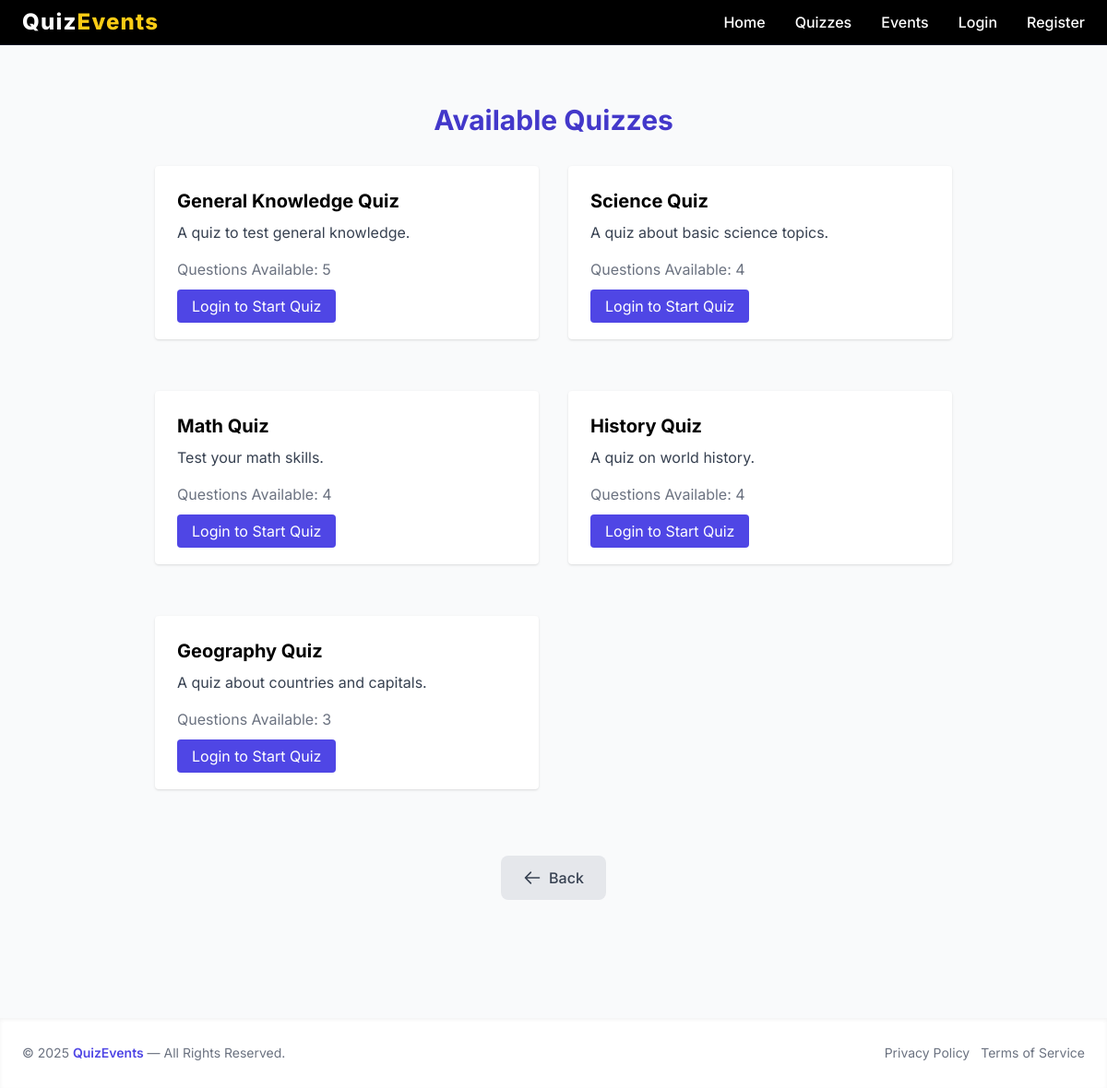
Page /quiz_list/ on the committed database.
### quiz/models.py (models this page shows, shortened)
class Quiz(models.Model):
    id = models.AutoField(primary_key=True)
    title = models.CharField(max_length=255)
    description = models.TextField(blank=True, null=True)
    created_at = models.DateTimeField(auto_now_add=True)
    updated_at = models.DateTimeField(auto_now=True)

### quiz/views.py (the view)
# urls.py: path('quiz_list/', QuizList.as_view(), name='quiz_list'),
class QuizList(ListView, LoginRequiredMixin):
    model = Quiz
    template_name = 'quiz_list.html'
    context_object_name = 'quizzes'
    login_url = '/login/'
    def get_queryset(self):
        return Quiz.objects.annotate(num_questions=Count('questions')).filter(num_questions__gt=0)

### quiz/templates/quiz_list.html (shortened to what this page needs)
{% extends 'index.html' %}
{% block content %}
<div class="pt-28"></div>
<div class="max-w-4xl mx-auto px-4 pb-12">
    <h1 class="text-3xl font-bold mb-8 text-center text-indigo-700">Available Quizzes</h1>
    {% if quizzes %}
        <div class="grid gap-8 md:grid-cols-2">
           {% for quiz in quizzes %}
            <div class="bg-white shadow rounded p-6 mb-6">
                <h2 class="text-xl font-bold mb-2">{{ quiz.title }}</h2>
                <p class="text-gray-700 mb-4">{{ quiz.description }}</p>
                <p class="text-gray-500 mb-4">Questions Available: {{ quiz.num_questions }}</p>
                {% if user.is_authenticated %}
                    <a href="{% url 'quiz_detail' quiz.id %}" class="bg-indigo-600 text-white px-4 py-2 rounded">Start Quiz</a>
                {% else %}
                    <a href="{% url 'login' %}?next={% url 'quiz_detail' quiz.id %}" class="bg-indigo-600 text-white px-4 py-2 rounded">
                        Login to Start Quiz
                    </a>
                {% endif %}
            </div>
            {% endfor %}
        </div>
    {% else %}
        <div class="text-center py-16">
            <p class="text-gray-500">No quizzes available at the moment.</p>
        </div>
    {% endif %}
            <div class="mt-12 flex justify-center">
                <a href="/" class="inline-flex items-center gap-2 bg-gray-200 text-gray-700 px-6 py-3 rounded-lg hover:bg-gray-300 transition font-medium">
                    <svg class="w-5 h-5" fill="none" stroke="currentColor" viewBox="0 0 24 24">
                        <path stroke-linecap="round" stroke-linejoin="round" stroke-width="2" d="M10 19l-7-7m0 0l7-7m-7 7h18"></path>
                    </svg>
                    Back
                </a>
            </div>
</div>
{% endblock %}

### quiz/templates/index.html (shortened to what this page needs)
<!DOCTYPE html>
<html lang="en">
<head>
    <script src="https://cdn.tailwindcss.com"></script>
</head>
<body class="bg-gray-50 min-h-screen flex flex-col">
    <nav class="bg-black border-b border-gray-900 fixed w-full z-50">
        <div class="max-w-7xl mx-auto px-6 py-2 flex justify-between items-center">
            <a href="{% url 'home' %}" class="flex items-center space-x-2 select-none">
                <span class="text-2xl font-extrabold text-white tracking-wider">Quiz<span class="text-yellow-400">Events</span></span>
            </a>
            <div class="hidden md:flex gap-8 items-center text-base font-medium">
                <a href="{% url 'home' %}" class="text-white hover:text-yellow-400 transition">Home</a>
                <a href="{% url 'quiz_list' %}" class="text-white hover:text-yellow-400 transition">Quizzes</a>
                <a href="{% url 'events' %}" class="text-white hover:text-yellow-400 transition">Events</a>
                {% if user.is_authenticated %}
                <a href="{% url 'logout' %}" class="text-white hover:text-yellow-400 transition">Logout</a>
                {% else %}
                <a href="{% url 'login' %}" class="text-white hover:text-yellow-400 transition">Login</a>
                <a href="{% url 'register' %}" class="text-white hover:text-yellow-400 transition">Register</a>
                {% endif %}
            </div>
        </div>
    </nav>
    <main class="flex-1">
        {% block content %}{% endblock %}
    </main>
    <footer class="bg-white shadow-inner mt-20 text-sm">
        <div class="max-w-7xl mx-auto px-6 py-7 flex flex-col md:flex-row items-center justify-between text-gray-500">
            <div class="mb-2 md:mb-0">© 2025 <span class="font-semibold text-indigo-600">QuizEvents</span> — All Rights Reserved.</div>
            <div class="flex gap-3">
                <a href="#" class="hover:text-indigo-700">Privacy Policy</a>
                <a href="#" class="hover:text-indigo-700">Terms of Service</a>
            </div>
        </div>
    </footer>
</body>
</html>

### quiz/templates/index.html (style rules this page uses)
body { font-family: 'Inter', sans-serif; }

### rows in the picture
Quiz: title "General Knowledge Quiz", description "A quiz to test general knowledge.", num_questions "5"
Quiz: title "Science Quiz", description "A quiz about basic science topics.", num_questions "4"
Quiz: title "Math Quiz", description "Test your math skills.", num_questions "4"
Quiz: title "History Quiz", description "A quiz on world history.", num_questions "4"
Quiz: title "Geography Quiz", description "A quiz about countries and capitals.", num_questions "3"
